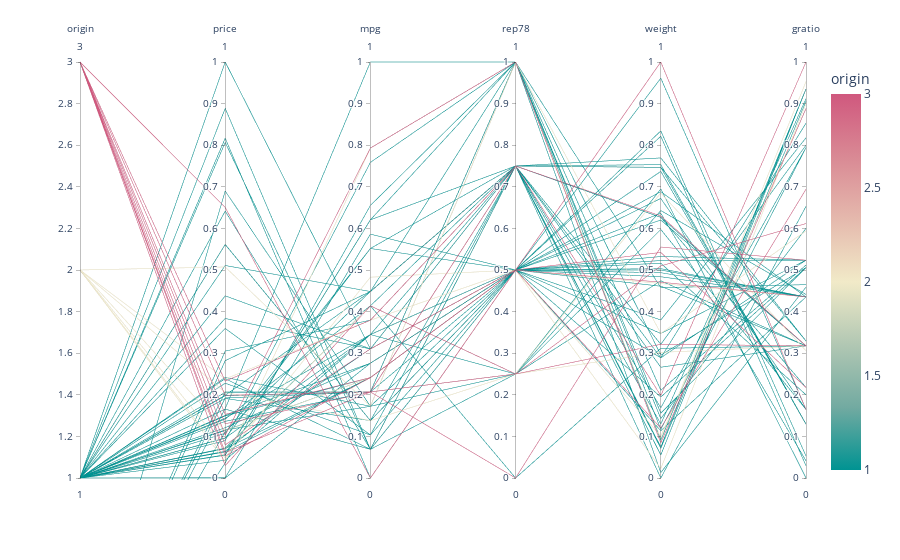

Notebook code for this chart:
### Code cell
import plotly.express as px
fig = px.parallel_coordinates(auto3, color="origin", 
                              color_continuous_scale=px.colors.diverging.Tealrose,
                              color_continuous_midpoint=2)
fig.show()
